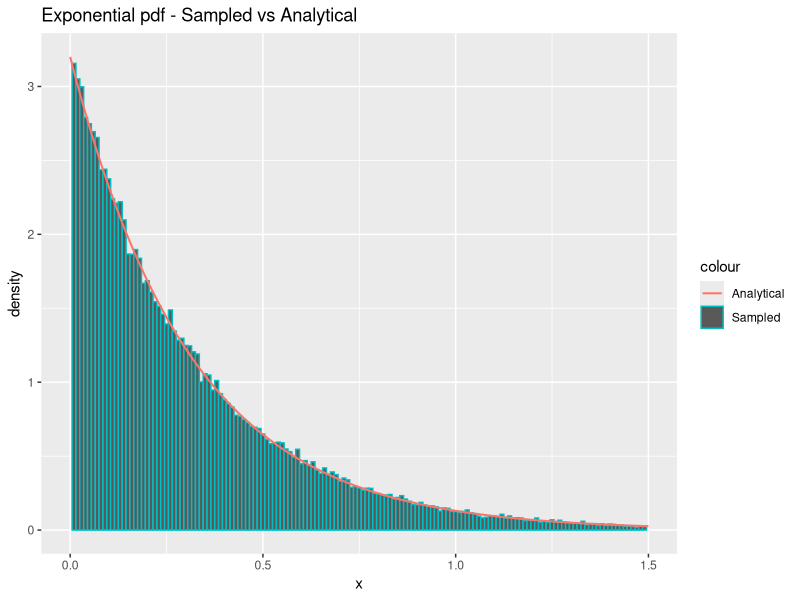
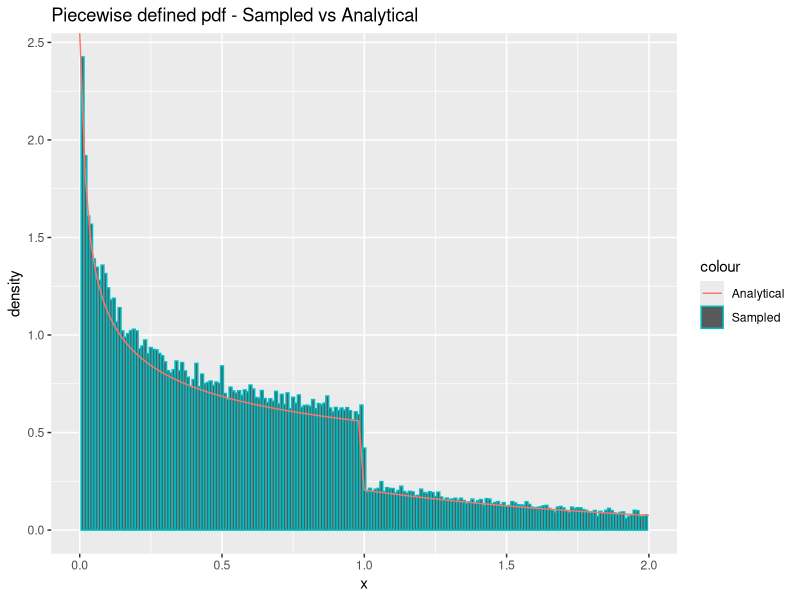
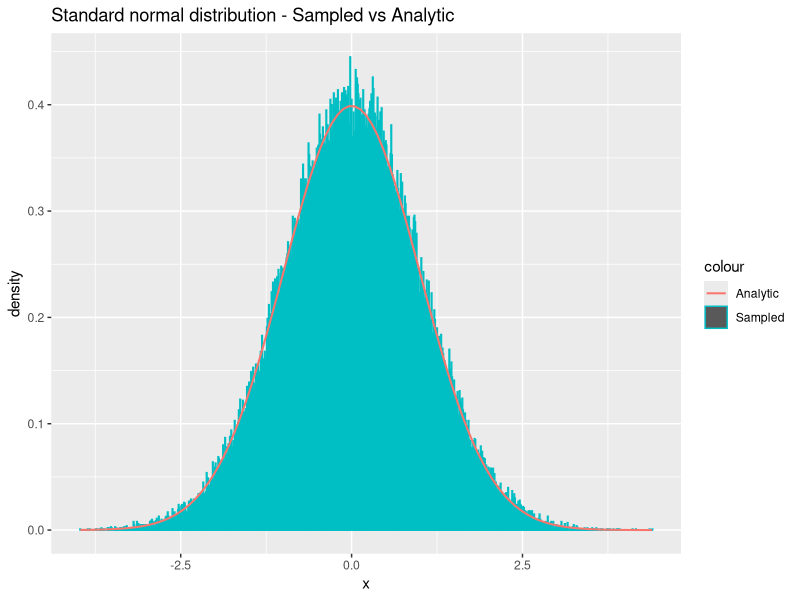

Source code (R) for these figures, in order:
## ---- chunk 1
  sample_exponential = function(n, lambda) {
    uniforms = runif(n)
    return(exponentials = -1/lambda * log(uniforms))
  }
## ---- chunk 2
  n = 100000
  lambda = 3.2
  
  x = sample_exponential(n, lambda)
  cat('Theoretical mean:', 1/lambda, '\n')
  cat('Sample mean:', mean(x), '\n----\n')
  cat('Theoretical variance:', 1/lambda^2, '\n')
  cat('Sample variance:', var(x), '\n')
## ---- chunk 3
  library(ggplot2)
  df = data.frame(theo=seq(0,max(x),length.out=n), x=x)
  ggplot(df, aes(x=x)) +
    geom_histogram(aes(y = ..density.., color = "Sampled"), binwidth=0.01) +
    stat_function(fun=dexp,geom = "line",size=0.7,args=(mean=lambda),aes(color="Analytical")) +
    ggtitle("Exponential pdf - Sampled vs Analytical") +
    labs(x='x', y='density') +
    xlim(0, 1.5)
## ---- chunk 4
  density_g = function(x, alpha) {
    c = alpha*exp(1)/(alpha + exp(1))
    density = vector(length = length(x))
    density[x < 1.] = c*x[x<1.]^(alpha-1)
    density[x >= 1.] = c*exp(-x[x>=1.])
    return(as.double(density))
  }


  sample_g = function(n, alpha) {
    c = (alpha * exp(1)) / (alpha + exp(1))
    u = runif(n)
    samples = vector(length=length(u))
    samples[u < c/alpha] = (alpha/c*u[u < c/alpha])^(1/alpha)
    samples[u >= c/alpha] = log(c / (1 - u[u >= c/alpha]))
    return(samples)
  }
## ---- chunk 5
  n=100000
  alpha = 0.7
  x = sample_g(n, alpha)
  cat("Empirical mean:", mean(x), "\n")
  c = (alpha * exp(1)) / (alpha + exp(1))
  cat("Theoretical mean:", c/(alpha+1) + 2 * c / exp(1), "\n")
  cat("----\n")
  cat("Empirical variance:", var(x), "\n")
  cat("Theoretical variance:", c/(alpha+2) + 5*c/exp(1) - (c/(alpha+1) + 2*c/exp(1))^2)
## ---- chunk 6
  library(ggplot2)
  df <- data.frame(theo=seq(0,max(x),length.out=n), x=x)
  ggplot(df, aes(x = x)) +
    geom_histogram(aes(y = ..density.., color = "Sampled"), binwidth=0.01) +
    stat_function(fun=density_g,geom = "line",size=0.5,args=(mean=alpha),aes(color="Analytical")) + 
    xlim(0, 2) + 
    ggtitle("Piecewise defined pdf - Sampled vs Analytical") + labs(x='x', y='density')
## ---- chunk 7
  # TODO: only works with even n
  sample_standard_normal = function(n) {
    x_1 = runif(n/2, 0, 2*pi)
    x_2 = sample_exponential(n/2, lambda=1/2)
    y_1 = sqrt(x_2) * cos(x_1)
    y_2 = sqrt(x_2) * sin(x_1)
    return(c(y_1, y_2))
  }
## ---- chunk 8
  n = 100000
  y = sample_standard_normal(n)
  
  cat("Empirical mean:", mean(y), "\n")
  cat("Theoretical mean:", 0, '\n')
  cat("----\n")
  cat("Empirical variance:", var(y), "\n")
  cat("Theoretical variance:", 1, "\n")

## ---- chunk 9
  library(ggplot2)
  df = data.frame(theo=seq(0,max(x),length.out=n), x=y)
  ggplot(df, aes(x=y)) +
    geom_histogram(aes(y = ..density.., color = "Sampled"), binwidth=0.01) +
    stat_function(fun=dnorm,geom = "line",size=0.7,args=list(0,1),aes(color="Analytic")) +
    ggtitle("Standard normal distribution - Sampled vs Analytic") +
    labs(x='x', y='density')
## ---- chunk 10
sample_normal_d = function(d, mu, sigma) {
  x = sample_standard_normal(d)
  y <- mu + t(chol(sigma))%*%x
  return(y)
}
## ---- chunk 11
  
